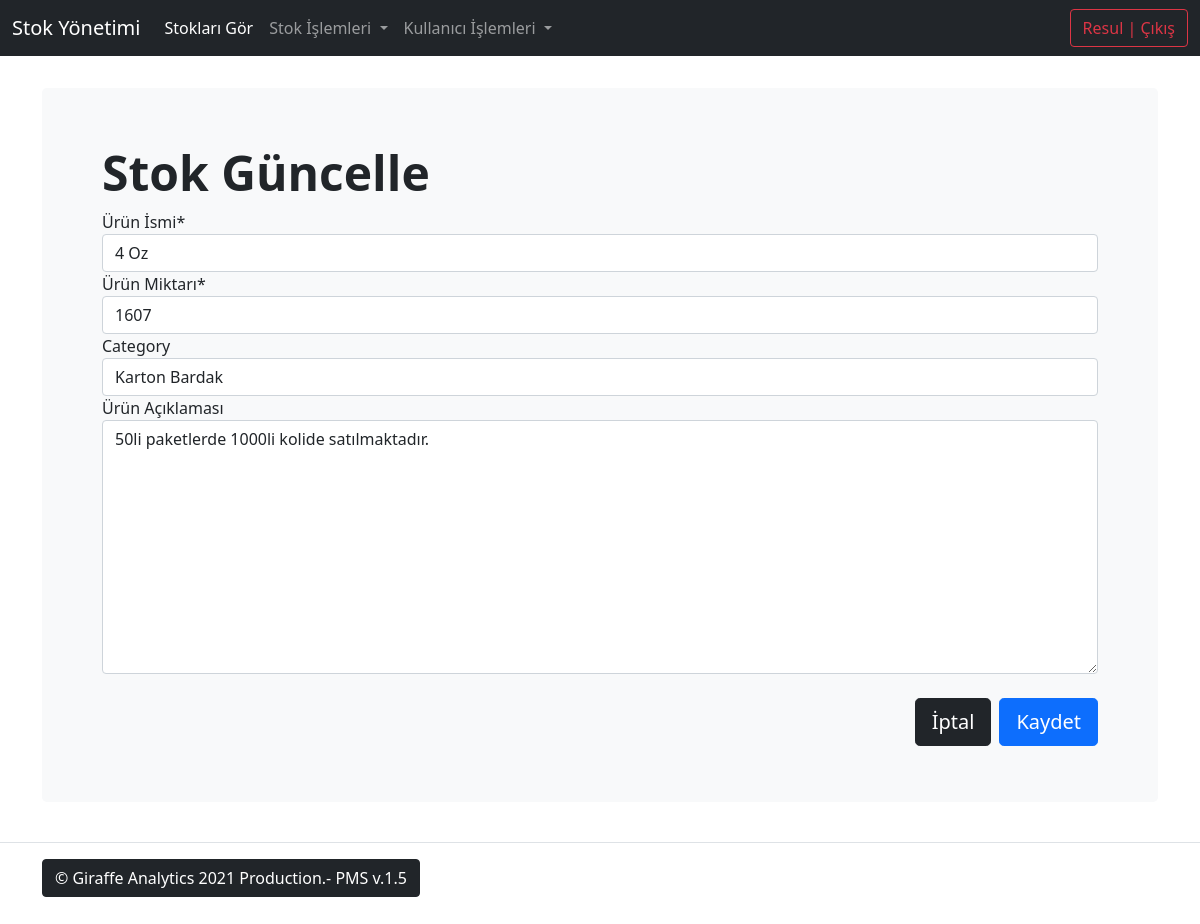
Before: /products/update/1/ (signed in) with the older database file.
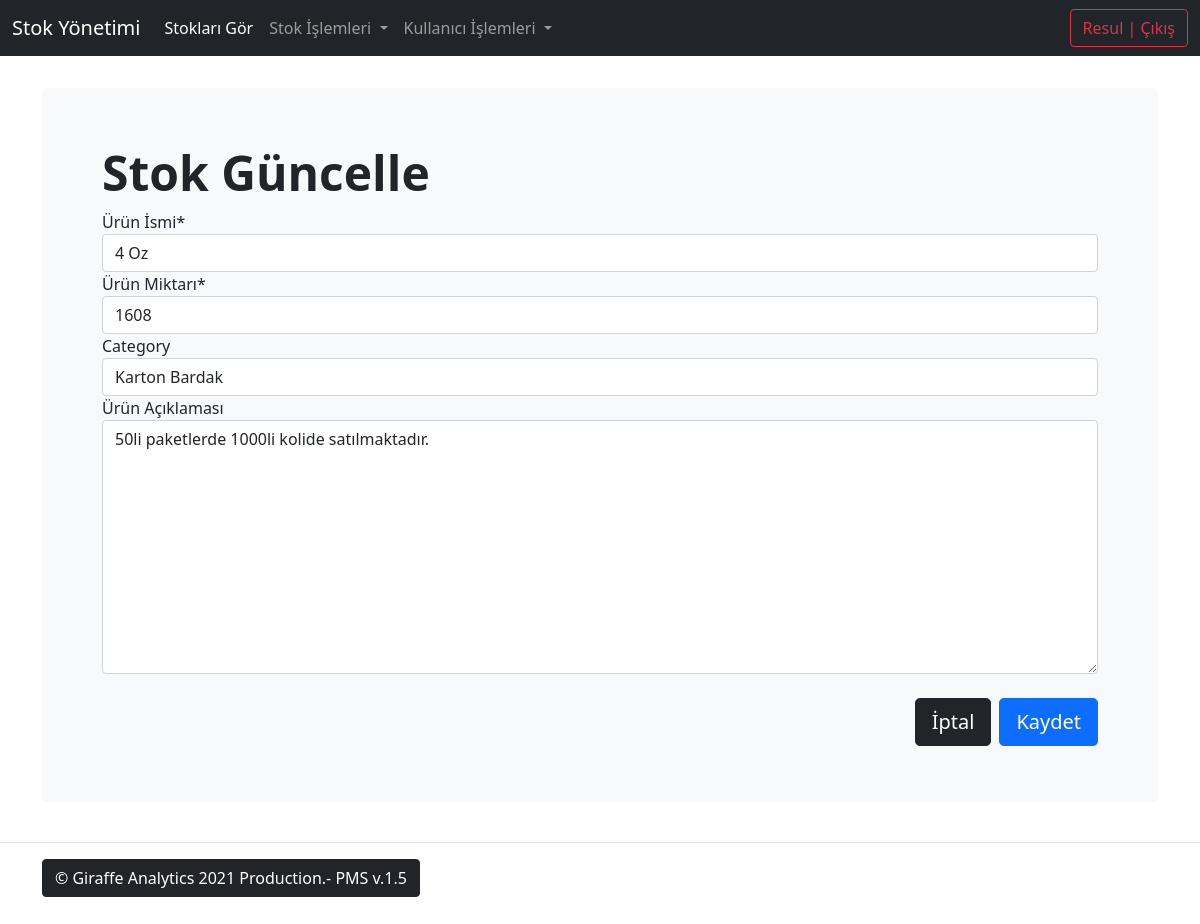
After: the same page with the newer database file.
### products/models/product_model.py (models this page shows, shortened)
class Product(models.Model):
    product_name = models.CharField(max_length=55, verbose_name='Ürün İsmi', unique=True)
    quantity = models.PositiveIntegerField(verbose_name='Ürün Miktarı')
    category = models.ForeignKey('Category', on_delete=models.SET_NULL, null=True, blank=True)
    content = models.TextField(verbose_name="Ürün Açıklaması", max_length=255, null=True, blank=True)
    class Meta:
        verbose_name = "Ürün"
        verbose_name_plural = "Ürünler"
        ordering = ("-id",)

### products/views/product_update.py (the view, shortened to what this page needs)
# urls.py: path('update/<int:pk>/', product_update_view, name='product-update'),
@login_required
def product_update_view(request, pk):
    queryset = Product.objects.get(id=pk)
    form = ProductUpdateForm(instance=queryset)
    context = {
        'form': form,
        'title': 'Stok Güncelle',
        'pk': pk
    }
    return render(request, 'products/product-update.html', context)

### products/forms/product_update_form.py
class ProductUpdateForm(forms.ModelForm):
    class Meta:
        model = Product
        fields = ['product_name', 'quantity', 'category', 'content']

### products/models/product_model.py (called while the page is built)
    def __str__(self):
        return self.name

### templates/products/product-update.html (shortened to what this page needs)
{% extends 'base.html' %}
{% load crispy_forms_filters %}
{% block content %}
<div class="container py-sm-3">
    <div class="p-5 mb-sm-4 bg-light rounded-3">
      <div class="container-fluid py-sm-2">
        <h1 class="display-5 fw-bold">{{ title }}</h1>
    {% load crispy_forms_tags %}
    <form method='POST' action=''>
		{{form | crispy}}
        <br>
        <div class="d-grid gap-2 d-md-flex justify-content-md-end">
        <a href="{% url 'products:product-detail' pk %}" class="btn btn-dark btn-lg" tabindex="-1" role="button">İptal</a>
        <input  class="btn btn-primary btn-lg" type="submit" value='Kaydet'/>
        </div>
    </form>
    </div>
    </div>
</div>
{% endblock %}

Changed rows visible on the page:
changed Product "4 Oz": quantity "1607" → "1608"
